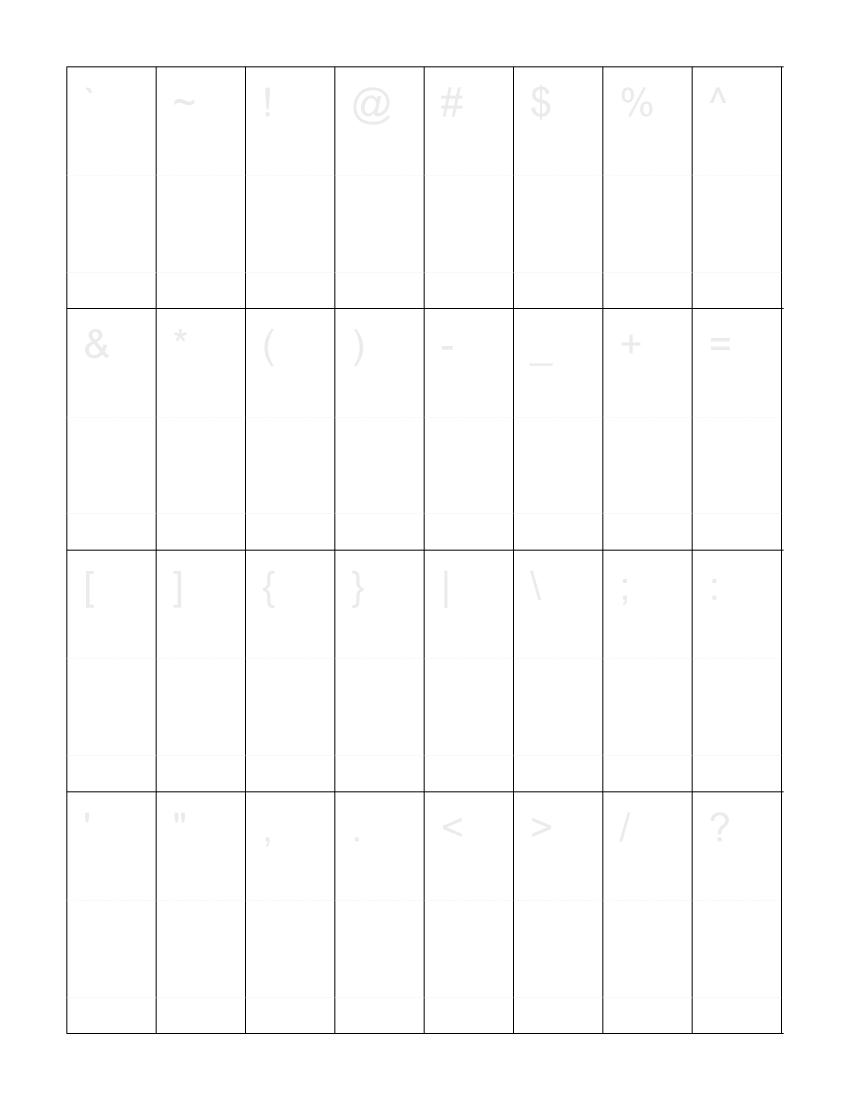
#> input picture symbol_template.png, 2550 x 3300 px (shown at 1/3 size)
$ python extract_letters.py symbol_template.png
#> lines starting #> are read from the running program, lines starting #| are printed output that depends on the picture; after the words box and inside, x2 and y2 are one past the last pixel; in counts of white or black regions, pixels touching at a corner belong together
import cv2
import numpy as np
import os
import argparse
from typing import List, Tuple


def detect_line_positions(proj: np.ndarray, min_gap: int = 40) -> List[int]:
    """Detect line centers from a 1D projection array, merging lines that are too close."""
    threshold = np.max(proj) * 0.15
    positions = []
    in_line = False
    start = 0

    for i, val in enumerate(proj):
        if val > threshold and not in_line:
            in_line = True
            start = i
        elif val <= threshold and in_line:
            in_line = False
            center = (start + i) // 2
            if positions and center - positions[-1] < min_gap:
                # Merge with previous line (take average center)
                positions[-1] = (positions[-1] + center) // 2
            else:
                positions.append(center)

    if in_line:
        center = (start + len(proj) - 1) // 2
        if positions and center - positions[-1] < min_gap:
            positions[-1] = (positions[-1] + center) // 2
        else:
            positions.append(center)

    return positions


def detect_grid(image: np.ndarray) -> Tuple[List[int], List[int]]:
    """
    Detect horizontal and vertical grid line positions using morphological operations.
    """
    gray = cv2.cvtColor(image, cv2.COLOR_BGR2GRAY) if len(image.shape) == 3 else image.copy()
    h, w = gray.shape

    # Invert binary so dark lines become white for detection
    _, binary = cv2.threshold(gray, 0, 255, cv2.THRESH_BINARY_INV + cv2.THRESH_OTSU)

    # Adaptive kernel sizes based on image dimensions
    h_kernel_w = max(w // 20, 20)
    v_kernel_h = max(h // 20, 20)

    # Detect horizontal lines
    h_kernel = cv2.getStructuringElement(cv2.MORPH_RECT, (h_kernel_w, 1))
    h_lines = cv2.morphologyEx(binary, cv2.MORPH_OPEN, h_kernel, iterations=2)
    h_proj = np.sum(h_lines, axis=1)
    h_positions = detect_line_positions(h_proj)

    # Detect vertical lines
    v_kernel = cv2.getStructuringElement(cv2.MORPH_RECT, (1, v_kernel_h))
    v_lines = cv2.morphologyEx(binary, cv2.MORPH_OPEN, v_kernel, iterations=2)
    v_proj = np.sum(v_lines, axis=0)
    v_positions = detect_line_positions(v_proj)

    return h_positions, v_positions


def extract_cells(image: np.ndarray, h_positions: List[int], v_positions: List[int]) -> List[np.ndarray]:
    """
    Extract cell images from the regions between detected grid lines.
    """
    gray = cv2.cvtColor(image, cv2.COLOR_BGR2GRAY) if len(image.shape) == 3 else image.copy()
    h_positions = sorted(set(h_positions))
    v_positions = sorted(set(v_positions))

    cells = []
    margin = 3  # Margin to avoid including grid lines

    for i in range(len(h_positions) - 1):
        for j in range(len(v_positions) - 1):
            y1 = h_positions[i] + margin
            y2 = h_positions[i + 1] - margin
            x1 = v_positions[j] + margin
            x2 = v_positions[j + 1] - margin

            if y2 > y1 and x2 > x1:
                cell = gray[y1:y2, x1:x2].copy()
                cells.append(cell)

    return cells


def process_and_save(cell: np.ndarray, output_path: str) -> None:
    """
    Apply binary threshold to make handwriting black and background white, then save.
    """
    if cell.size == 0:
        cell = np.ones((50, 50), dtype=np.uint8) * 255

    # Slight blur to reduce scanner noise before thresholding
    blurred = cv2.GaussianBlur(cell, (3, 3), 0)

    # Otsu threshold: black text (0) on white background (255)
    _, binary = cv2.threshold(blurred, 0, 255, cv2.THRESH_BINARY + cv2.THRESH_OTSU)

    cv2.imwrite(output_path, binary)


def save_verification_montage(
    cells: List[np.ndarray],
    characters: List[str],
    output_path: str,
    cols: int = 9,
) -> None:
    """
    Build a diagnostic image showing every extracted cell with its assigned
    character label, arranged in the same grid layout as the template.
    """
    if not cells:
        return

    # Determine a consistent thumbnail size
    thumb_h = max(c.shape[0] for c in cells)
    thumb_w = max(c.shape[1] for c in cells)
    pad = 8
    label_h = 30

    rows_needed = (len(cells) + cols - 1) // cols
    W = cols * (thumb_w + pad) + pad
    H = rows_needed * (thumb_h + label_h + pad) + pad

    montage = np.ones((H, W, 3), dtype=np.uint8) * 240  # light gray background

    font = cv2.FONT_HERSHEY_SIMPLEX
    font_scale = 0.7
    thickness = 2

    for idx, cell in enumerate(cells):
        if idx >= len(characters):
            break
        r = idx // cols
        c = idx % cols
        x = pad + c * (thumb_w + pad)
        y = pad + r * (thumb_h + label_h + pad)

        # Resize cell to thumbnail size (pad with white)
        thumb = np.ones((thumb_h, thumb_w), dtype=np.uint8) * 255
        ch, cw = cell.shape[:2]
        off_y = (thumb_h - ch) // 2
        off_x = (thumb_w - cw) // 2
        thumb[off_y:off_y + ch, off_x:off_x + cw] = cell

        # Place cell
        montage[y + label_h:y + label_h + thumb_h, x:x + thumb_w, :] = cv2.cvtColor(thumb, cv2.COLOR_GRAY2BGR)

        # Draw label (character name + index)
        label = f"{characters[idx]} ({idx})"
        (tw, th), _ = cv2.getTextSize(label, font, font_scale, thickness)
        tx = x + (thumb_w - tw) // 2
        ty = y + label_h - 6
        cv2.putText(montage, label, (tx, ty), font, font_scale, (0, 0, 0), thickness, cv2.LINE_AA)

    cv2.imwrite(output_path, montage)
    print(f"Saved verification montage to {output_path}")


# Mode-specific character sets with Unicode hex filenames
_ALPHABET_CHARS = (
    [chr(c) for c in range(ord('A'), ord('Z') + 1)] +
    [chr(c) for c in range(ord('a'), ord('z') + 1)] +
    [chr(c) for c in range(ord('0'), ord('9') + 1)]
)

_SYMBOL_CHARS = [
    '`', '~', '!', '@', '#', '$', '%', '^',
    '&', '*', '(', ')', '-', '_', '+', '=',
    '[', ']', '{', '}', '|', '\\', ';', ':',
    "'", '"', ',', '.', '<', '>', '/', '?',
]

_MODE_CONFIG = {
    "alphabet": {"chars": _ALPHABET_CHARS, "cols": 9, "expected": 62},
    "symbols": {"chars": _SYMBOL_CHARS, "cols": 8, "expected": 32},
}


def _char_to_filename(char: str) -> str:
    """Convert a character to a unique filename, e.g. 'A' → 'U+0041.png'."""
    return f"U+{ord(char):04X}.png"


def _filename_to_char(filename: str) -> str:
    """Parse a Unicode filename back to a character, e.g. 'U+0041.png' → 'A'."""
    stem = os.path.splitext(filename)[0]  # remove .png
    if stem.startswith("U+"):
        return chr(int(stem[2:], 16))
    raise ValueError(f"Unexpected filename format: {filename}")


def extract_letters(image_path: str, output_dir: str, mode: str = "alphabet") -> int:
    """
    Extract handwritten characters from a scanned grid template.

    Args:
        image_path: Path to the scanned grid image.
        output_dir: Directory to save extracted PNGs and diagnostics.
        mode: 'alphabet' (A-Z, a-z, 0-9) or 'symbols' (32 keyboard symbols).

    Returns:
        Number of cells successfully extracted.
    """
    if mode not in _MODE_CONFIG:
        raise ValueError(f"Unknown mode: {mode}. Use 'alphabet' or 'symbols'.")

    cfg = _MODE_CONFIG[mode]
    char_list = cfg["chars"]
    expected = cfg["expected"]
    cols = cfg["cols"]

    if not os.path.exists(image_path):
        raise FileNotFoundError(f"Image not found: {image_path}")

    image = cv2.imread(image_path)
    if image is None:
        raise ValueError(f"Could not read image: {image_path}")

    print(f"Loaded image: {image.shape[1]}x{image.shape[0]} (mode={mode})")

    h_pos, v_pos = detect_grid(image)
    print(f"Detected {len(h_pos)} horizontal lines and {len(v_pos)} vertical lines")

    if len(h_pos) < 2 or len(v_pos) < 2:
        raise RuntimeError(
            "Could not detect sufficient grid lines. "
            "Ensure the scanned image has clear horizontal and vertical grid lines."
        )

    # Always save grid-line debug overlay
    debug_img = image.copy()
    for y in h_pos:
        cv2.line(debug_img, (0, y), (debug_img.shape[1], y), (0, 0, 255), 2)
    for x in v_pos:
        cv2.line(debug_img, (x, 0), (x, debug_img.shape[0]), (0, 255, 0), 2)
    debug_path = os.path.join(output_dir, '_debug.png')
    os.makedirs(output_dir, exist_ok=True)
    cv2.imwrite(debug_path, debug_img)
    print(f"Saved grid debug image to {debug_path}")

    cells = extract_cells(image, h_pos, v_pos)
    print(f"Extracted {len(cells)} cells")

    if len(cells) != expected:
        print(f"Warning: Expected {expected} cells, but found {len(cells)}")

    os.makedirs(output_dir, exist_ok=True)

    count = 0
    for idx, cell in enumerate(cells):
        if idx >= len(char_list):
            break
        char = char_list[idx]
        filename = _char_to_filename(char)
        out_path = os.path.join(output_dir, filename)
        process_and_save(cell, out_path)
        count += 1
        print(f"  -> {filename}")

    # Save verification montage so user can confirm mapping
    montage_path = os.path.join(output_dir, '_verification.png')
    save_verification_montage(cells, char_list, montage_path, cols=cols)

    print(f"\nDone. Saved {count} images to '{output_dir}/'")
    return count


def main():
    parser = argparse.ArgumentParser(
        description='Extract handwritten characters from a scanned grid template. '
                    'Supports alphabet (A-Z, a-z, 0-9) or symbols mode.'
    )
    parser.add_argument('image_path', help='Path to the scanned grid image')
    parser.add_argument(
        '-o', '--output', default='extracted_letters',
        help='Output directory for extracted images'
    )
    parser.add_argument(
        '--mode', choices=['alphabet', 'symbols'], default='alphabet',
        help='Template mode: alphabet (default) or symbols'
    )
    parser.add_argument(
        '--debug', action='store_true',
        help='Save a debug visualization of detected grid lines (always on)'
    )
    args = parser.parse_args()

    extract_letters(args.image_path, args.output, mode=args.mode)
#> in extract_letters, image is the input picture: shape (3300, 2550, 3); min 0, max 255, mean 251.5
#| Loaded image: 2550x3300 (mode=alphabet)
#> in detect_grid, `_, binary = cv2.threshold(gray, 0, 255, cv2.THRESH_BINARY_INV + cv2.TH..`: binary: shape (3300, 2550); 1.3% white; 1 white region, box (x1, y1, x2, y2) and area: (199, 199, 2351, 3102) 110090
#> in detect_grid, `h_lines = cv2.morphologyEx(binary, cv2.MORPH_OPEN, h_kernel, iteration..`:
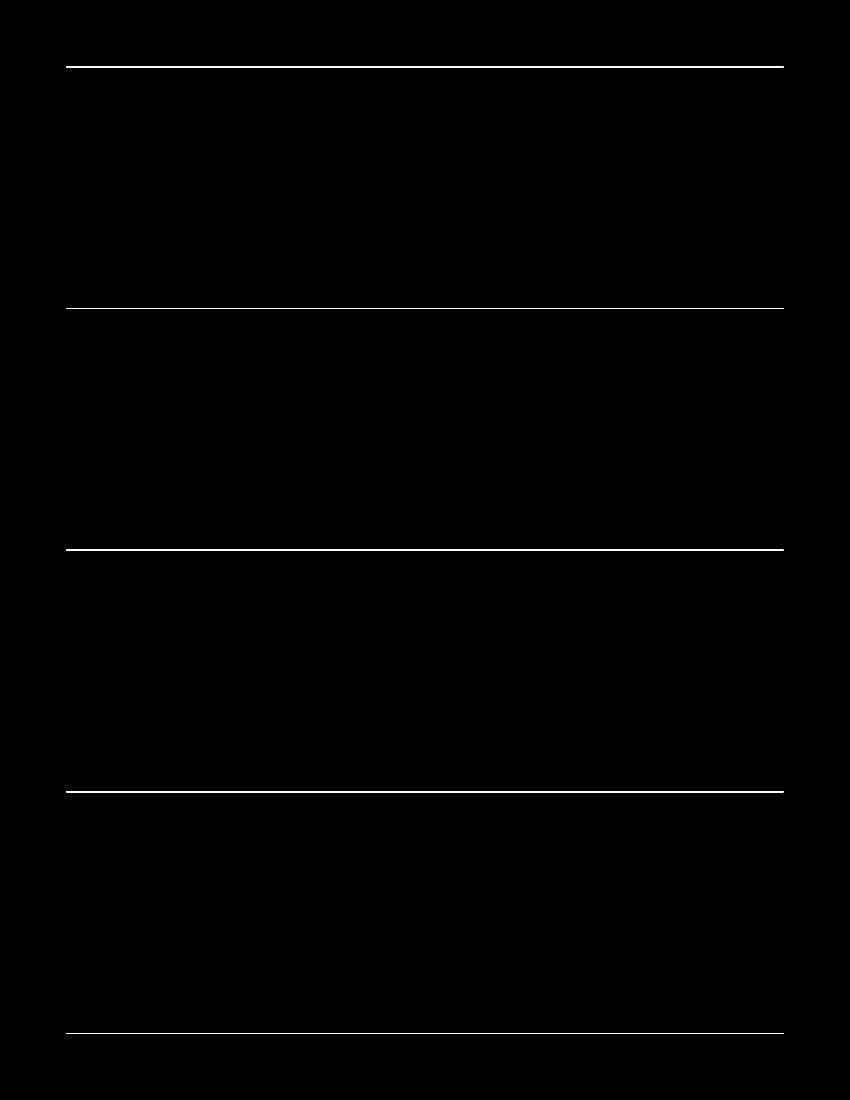
#> h_lines: shape (3300, 2550) (shown at 1/3 size); 0.38% white; 5 white regions, box (x1, y1, x2, y2) and area: (199, 924, 2351, 927) 6456, (199, 1649, 2351, 1652) 6456, (199, 2374, 2351, 2377) 6456, (199, 199, 2351, 202) 6455, (199, 3099, 2351, 3102) 6455
#> in detect_grid, `h_proj = np.sum(h_lines, axis=1)`: h_proj = 3300 values, max 548760 at index 200, min 0 at index 0, mean 2494.2
#> in detect_line_positions, `threshold = np.max(proj) * 0.15`: threshold = 82314
#> the loop in detect_line_positions, `for i, val in enumerate(proj):` made 3300 passes
#> in_line on passes 200, 203, 925, 928, 1650, 1653, 2375, 2378, 3100, 3103: True, False, True, False, True, False, True, False, True, False
#> after the loop in detect_line_positions, `for i, val in enumerate(proj):`: center = 3100; in_line = False; positions = [200, 925, 1650, 2375, 3100]; start = 3099
#> in detect_grid, `h_positions = detect_line_positions(h_proj)`: h_positions = [200, 925, 1650, 2375, 3100]
#> in detect_grid, `v_lines = cv2.morphologyEx(binary, cv2.MORPH_OPEN, v_kernel, iteration..`: v_lines: shape (3300, 2550); 0.61% white; 30 white regions, largest, box (x1, y1, x2, y2) and area: (2343, 199, 2346, 3102) 8481, (199, 200, 202, 3101) 5505, (467, 817, 470, 1541) 1592
#> in detect_grid, `v_proj = np.sum(v_lines, axis=0)`: v_proj = 2550 values, max 740265 at index 2345, min 0 at index 0, mean 5173.7
#> the loop in detect_line_positions (call 2), `for i, val in enumerate(proj):` made 2550 passes
#> in detect_grid, `v_positions = detect_line_positions(v_proj)`: v_positions = [200, 468, 736, 1004, 1272, 1540, 1808, 2076, 2344]
#> in extract_letters, `h_pos, v_pos = detect_grid(image)`: h_pos = [200, 925, 1650, 2375, 3100]; v_pos has the same summary as v_positions in detect_grid
#| Detected 5 horizontal lines and 9 vertical lines
#> the loop in extract_letters, `for y in h_pos:` made 5 passes
#> y on passes 1 to 5: 200, 925, 1650, 2375, 3100
#> after the loop in extract_letters, `for y in h_pos:`:
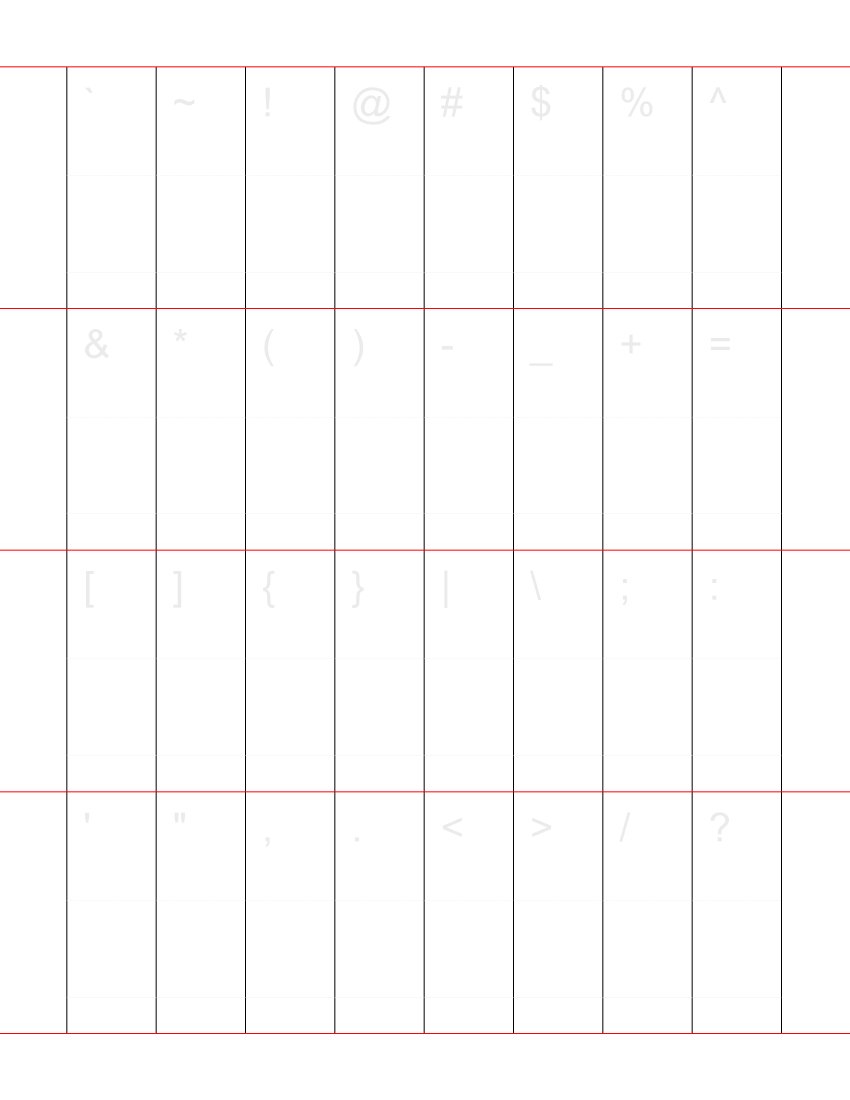
#> debug_img: shape (3300, 2550, 3) (shown at 1/3 size); mean B, G, R 251.4, 251.4, 252.5
#> the loop in extract_letters, `for x in v_pos:` made 9 passes
#> x on passes 1 to 9: 200, 468, 736, 1004, 1272, 1540, 1808, 2076, 2344
#> after the loop in extract_letters, `for x in v_pos:`:
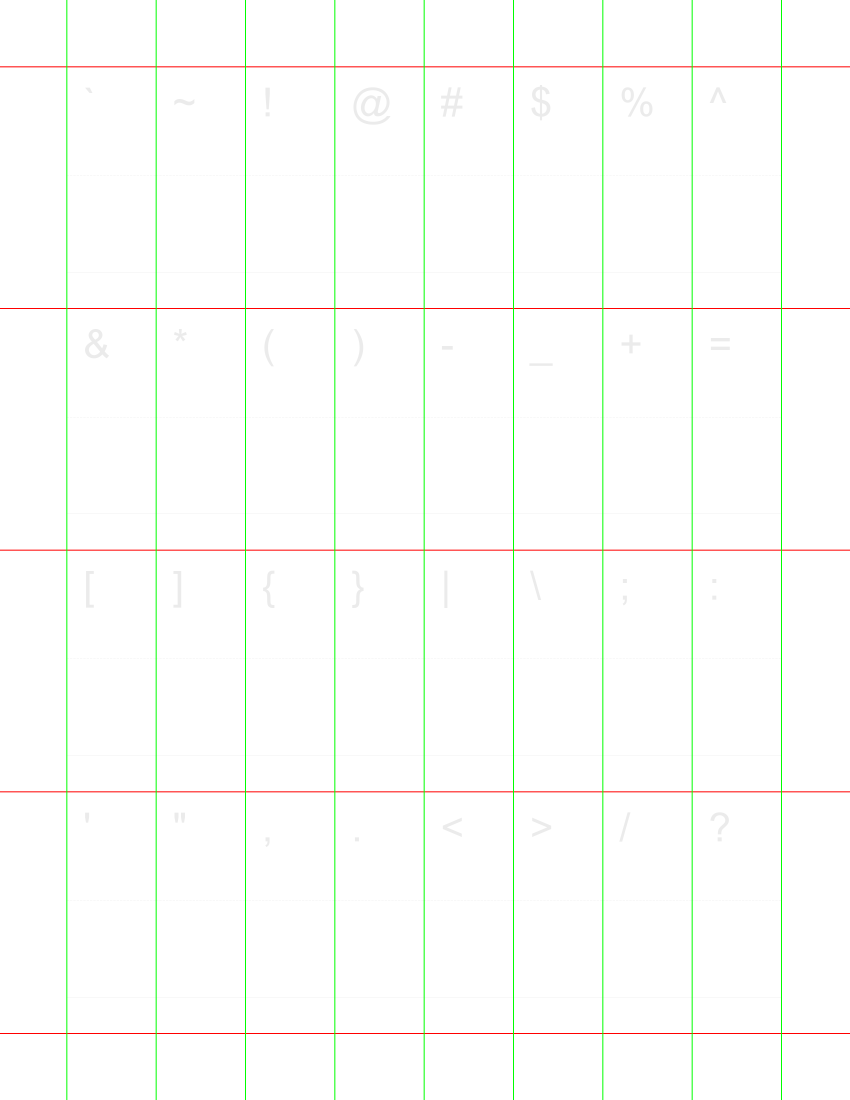
#> debug_img: shape (3300, 2550, 3) (shown at 1/3 size); mean B, G, R 251, 253.7, 252.2
#> the loop in extract_cells, `for i in range(len(h_positions) - 1):` made 4 passes
#> after the loop in extract_cells, `for i in range(len(h_positions) - 1):`: cells = 32 items
#| Extracted 32 cells
#| Warning: Expected 62 cells, but found 32
#> the loop in extract_letters, `for idx, cell in enumerate(cells):` made 32 passes
#> (char, filename) on passes 1 to 12: ('A', 'U+0041.png'), ('B', 'U+0042.png'), ('C', 'U+0043.png'), ('D', 'U+0044.png'), ('E', 'U+0045.png'), ('F', 'U+0046.png'), ('G', 'U+0047.png'), ('H', 'U+0048.png'), ('I', 'U+0049.png'), ('J', 'U+004A.png'), ('K', 'U+004B.png'), ('L', 'U+004C.png')
#|   -> U+0041.png
#|   -> U+0042.png
#|   -> U+0043.png
#|   -> U+0044.png
#|   -> U+0045.png
#|   -> U+0046.png
#|   -> U+0047.png
#|   -> U+0048.png
#> (further printed lines are left out)
#> pass 1, in process_and_save, `_, binary = cv2.threshold(blurred, 0, 255, cv2.THRESH_BINARY + cv2.THR..`:
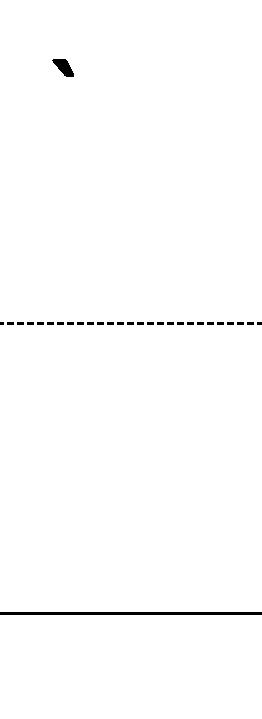
#> binary: shape (719, 262); 99.2% white; 29 black regions (2 under 20 px), largest, box (x1, y1, x2, y2) and area: (0, 612, 262, 615) 786, (52, 59, 74, 77) 227, (7, 322, 14, 325) 21
#> after the loop in extract_letters, `for idx, cell in enumerate(cells):`: count = 32
#> in save_verification_montage, `thumb_h = max(c.shape[0] for c in cells)`: thumb_h = 719
#> in save_verification_montage, `thumb_w = max(c.shape[1] for c in cells)`: thumb_w = 262
#> in save_verification_montage, `rows_needed = (len(cells) + cols - 1) // cols`: rows_needed = 4
#> in save_verification_montage, `W = cols * (thumb_w + pad) + pad`: W = 2438
#> in save_verification_montage, `H = rows_needed * (thumb_h + label_h + pad) + pad`: H = 3036
#> in save_verification_montage, `font = cv2.FONT_HERSHEY_SIMPLEX`: font = 0
#> the loop in save_verification_montage, `for idx, cell in enumerate(cells):` made 32 passes
#> (r, c, x, y, label, tw, tx, ty) on passes 1 to 12: (0, 0, 8, 8, 'A (0)', 59, 109, 32), (0, 1, 278, 8, 'B (1)', 61, 378, 32), (0, 2, 548, 8, 'C (2)', 61, 648, 32), (0, 3, 818, 8, 'D (3)', 61, 918, 32), (0, 4, 1088, 8, 'E (4)', 60, 1189, 32), (0, 5, 1358, 8, 'F (5)', 59, 1459, 32), (0, 6, 1628, 8, 'G (6)', 61, 1728, 32), (0, 7, 1898, 8, 'H (7)', 62, 1998, 32), (0, 8, 2168, 8, 'I (8)', 52, 2273, 32), (1, 0, 8, 765, 'J (9)', 58, 110, 789), (1, 1, 278, 765, 'K (10)', 76, 371, 789), (1, 2, 548, 765, 'L (11)', 73, 642, 789)
#> after the loop in save_verification_montage, `for idx, cell in enumerate(cells):`:
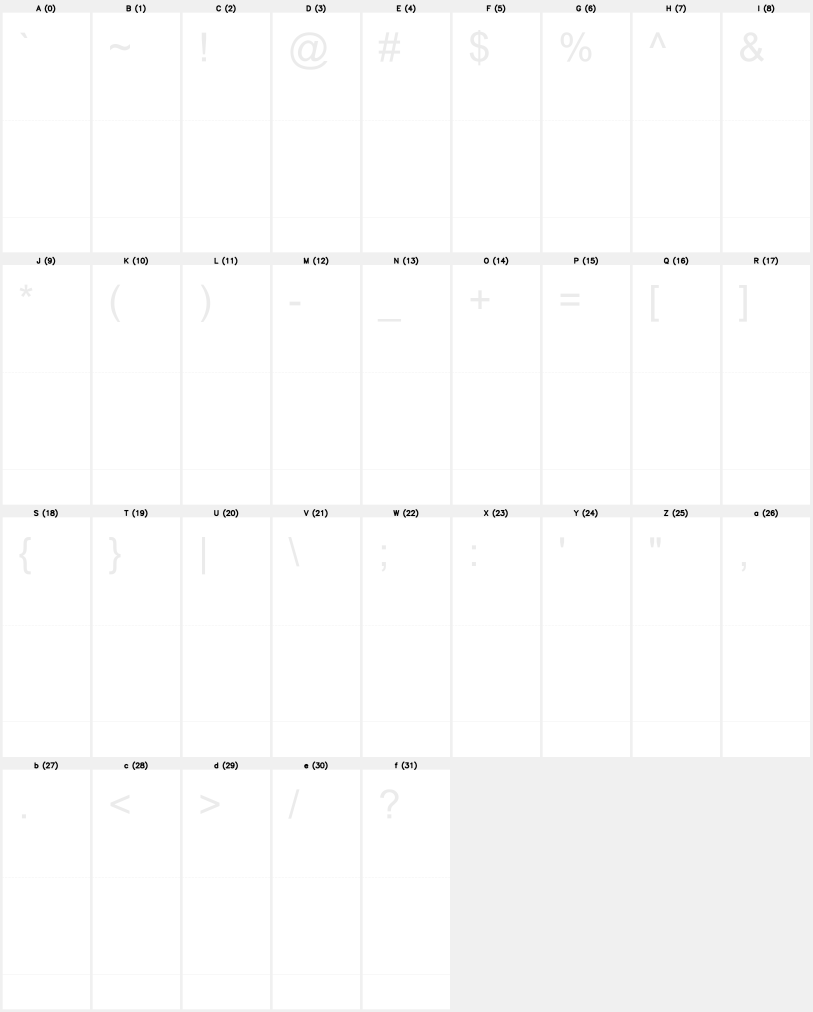
#> montage: shape (3036, 2438, 3) (shown at 1/3 size); min 0, max 255, mean 251.5
#| Done. Saved 32 images to 'extracted_letters/'


if __name__ == '__main__':
    main()
